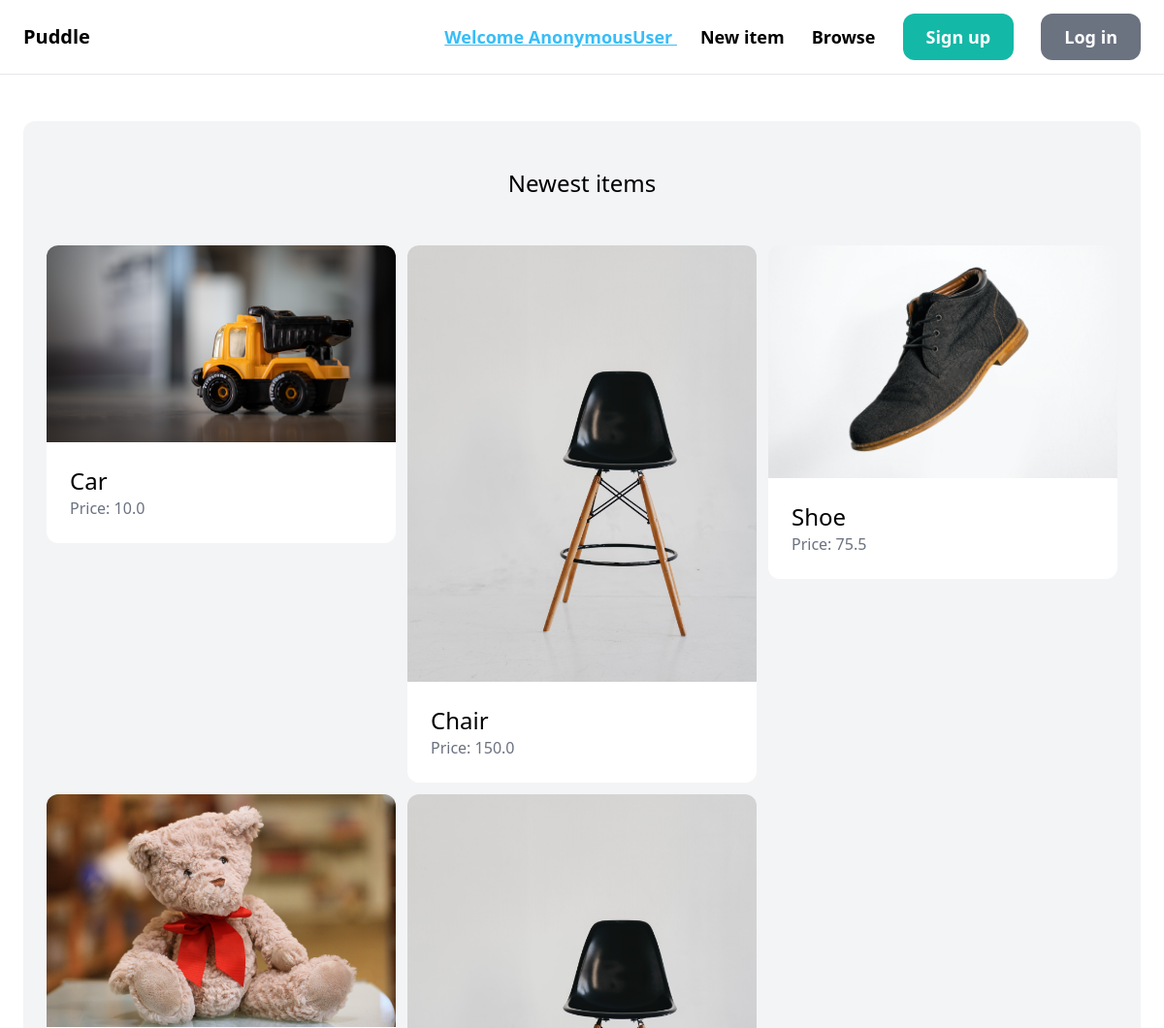
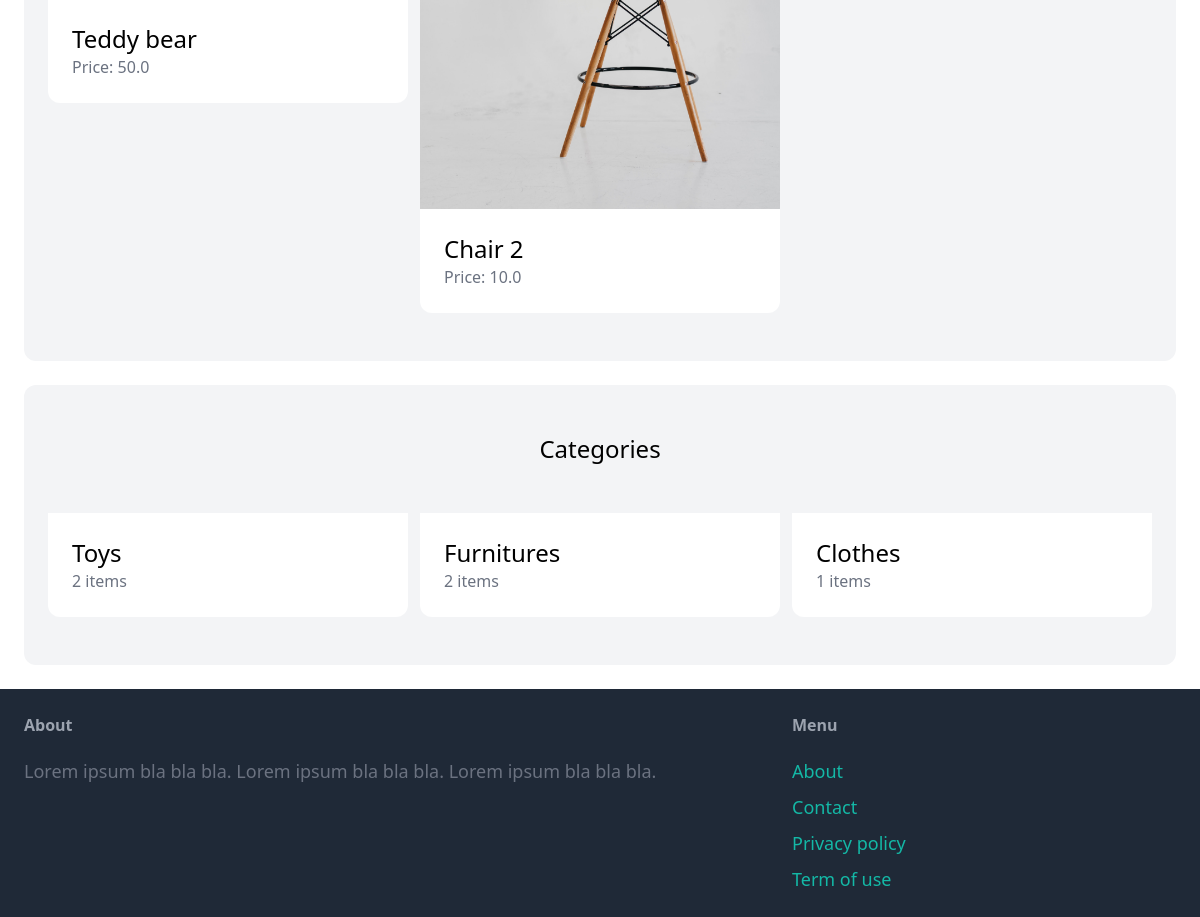
The page / on the database its author committed (2 pictures, top to bottom).
### item/models.py (models this page shows, shortened)
class Item(models.Model):
    name = models.CharField(max_length=255)
    description = models.TextField(blank=True, null=True)
    price = models.FloatField()
    is_sold = models.BooleanField(default=False)
    created_at = models.DateTimeField(auto_now_add=True)
    created_by = models.ForeignKey(User, related_name="items", on_delete=models.CASCADE)
    category = models.ForeignKey(Category, related_name="items",on_delete=models.CASCADE)
    image = models.ImageField(upload_to="item_images", blank=True, null=True)

class Category(models.Model):
    name = models.CharField(max_length=255)
    class Meta:
        verbose_name_plural = "Categories"

### core/views.py (the view)
# urls.py: path('', views.index, name="index"),
def index(request):
    items = Item.objects.filter(is_sold=False)[0:6]
    categories = Category.objects.all()
    return render(request, 'core/index.html', {
        'categories': categories,
        'items': items,
    })

### core/templates/core/index.html (shortened to what this page needs)
{% extends 'core/base.html' %}
{% block content %}
    <div class="mt-6 px-6 py-12 bg-gray-100 rounded-xl">
        <h2 class="mb-12 text-2xl text-center">Newest items</h2>
        <div class="grid grid-cols-3 gap-3">
            {% for item in items %}
                <div>
                    <a href="{% url 'item:detail' item.id %}">
                        <div>
                            <img src="{{ item.image.url }}" class="rounded-t-xl">
                        </div>
                        <div class="p-6 bg-white rounded-b-xl">
                            <h2 class="text-2xl">{{ item.name }}</h2>
                            <p class="text-gray-500">Price: {{ item.price }}</p>
                        </div>
                    </a>
                </div>
            {% endfor %}
        </div>
    </div>
    <div class="mt-6 px-6 py-12 bg-gray-100 rounded-xl">
        <h2 class="mb-12 text-2xl text-center">Categories</h2>
        <div class="grid grid-cols-3 gap-3">
            {% for category in categories %}
                <div>
                    <a href="#">
                        <div class="p-6 bg-white rounded-b-xl">
                            <h2 class="text-2xl">{{ category.name }}</h2>
                            <p class="text-gray-500">{{ category.items.count }} items</p>
                        </div>
                    </a>
                </div>
            {% endfor %}
        </div>
    </div>
{% endblock %}

### rows shown on the page
Item: image (picture), name "Car", price "10.0"
Item: image (picture), name "Chair", price "150.0"
Item: image (picture), name "Shoe", price "75.5"
Item: image (picture), name "Teddy bear", price "50.0"
Item: image (picture), name "Chair 2", price "10.0"
Category: name "Toys", items.count "2"
Category: name "Furnitures", items.count "2"
Category: name "Clothes", items.count "1"

### other values the page prints
{{ request.user }} "AnonymousUser"
